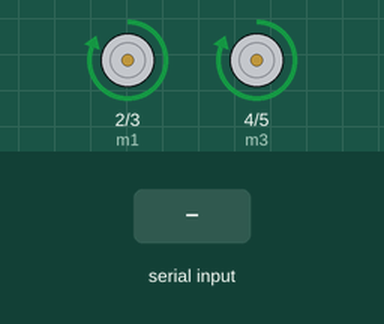
The sketch below on a simulated Arduino Uno, built with avr-gcc and run on an emulated ATmega328P. Parts: motor-driver pin pairs drawn as motors (green arrow = first pin HIGH = forward, orange = second pin HIGH = backward, longer = more drive). The inputs (shaded band) are chosen by the test bench.

Above: at 1.2 s.
1.3 s: "1" received over Serial
At 1.6 s:
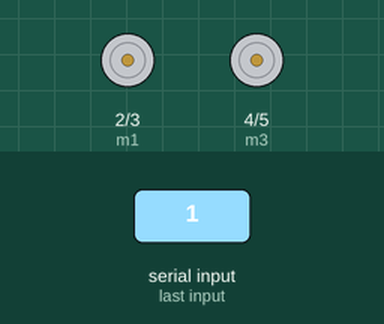
Timing chart, 0 to 4.3 s (numbered marks = the images above; inputs shaded):
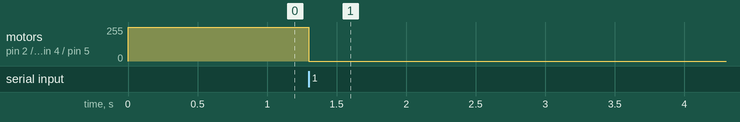

Measured:
- after the input at 1.3 s, motor on pin 2 (m1) / pin 3 (m2), motor on pin 4 (m3) / pin 5 (m4): forward 255/255 → stopped at once

The sketch:

driver_drowsiness_robot_april_24.ino
```cpp
int m1=2;
int m2=3;
int m3=4;
int m4=5;
void setup() {
Serial.begin(9600);
pinMode(m1,OUTPUT);
pinMode(m2,OUTPUT);
pinMode(m3,OUTPUT);
pinMode(m4,OUTPUT);
digitalWrite(m1,1);
digitalWrite(m2,0);
digitalWrite(m3,1);
digitalWrite(m4,0);
}
void loop() {
  digitalWrite(m1,1);
digitalWrite(m2,0);
digitalWrite(m3,1);
digitalWrite(m4,0);
  if(Serial.available())
  {
    int x=Serial.read();
    if(x=='1')
    {
      digitalWrite(m1,0);
      digitalWrite(m2,0);
      digitalWrite(m3,0);
      digitalWrite(m4,0);
      while(1);
    }
  }
}
```
